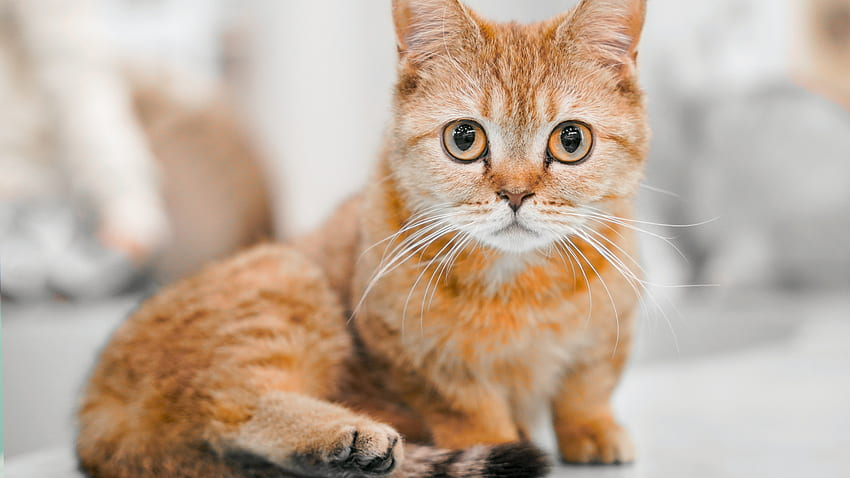
#> input picture Processing Image data/cat.jpg, 850 x 478 px, found by its file name
$ jupyter execute Processing_image_data.ipynb   (shell and % lines are left out)
#> lines starting #> are read from the running program, lines starting #| are printed output that depends on the picture
Image Data Processing

[cell 1]
# Getting the image with the help of web get

Libraries that can be used for image processing:
1. matplotlib.image
2. Pillow
3. OpenCV (cv2)

[cell 2]
#importing the image module from matplotlib library
import matplotlib.image as mpimg
import matplotlib.pyplot as plt

[cell 3]
# loading an image through matplotlib.image module
img = mpimg.imread('/content/cat.jpg')
#> img is the input picture: shape (478, 850, 3); mean R, G, B 192.5, 172, 154.3

[cell 4]
type(img)

[cell 5]
# for gettiing dimension
print(img.shape)
#| (478, 850, 3)

here (351, 626) represents the dimension and 3 represents the colour channel

[cell 6]
print(img) # image getting converted into numy array
#> (printed output is left out)

[cell 7]
# converting numpy array into image
img_plot = plt.imshow(img)
plt.show()

Resizing the image using pillow library

[cell 8]
from PIL import Image

[cell 9]
img = Image.open('/content/cat.jpg')
img_resized = img.resize((200,200))
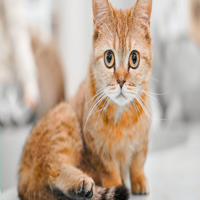
#> img_resized: PIL image 200x200 RGB; mean R, G, B 192.5, 172, 154.3

[cell 10]
img_resized.save('/content/cat_resized.jpg')

[cell 11]
#display the iimaghe from numpy array
img_res = mpimg.imread('/content/cat_resized.jpg')
img_res_plot = plt.imshow(img_res)
plt.show()

[cell 12]
#shape of the image
print(img_res.shape)
#| (200, 200, 3)

Convert RGB images to Grayscale images using OpenCV

[cell 13]
#importing OpenCV Library
import cv2

[cell 14]
img = cv2.imread('/content/cat.jpg')

[cell 15]
type(img)

[cell 16]
img.shape
#> Out = (478, 850, 3)

[cell 17]
grayscale_image = cv2.cvtColor(img, cv2.COLOR_RGB2GRAY)
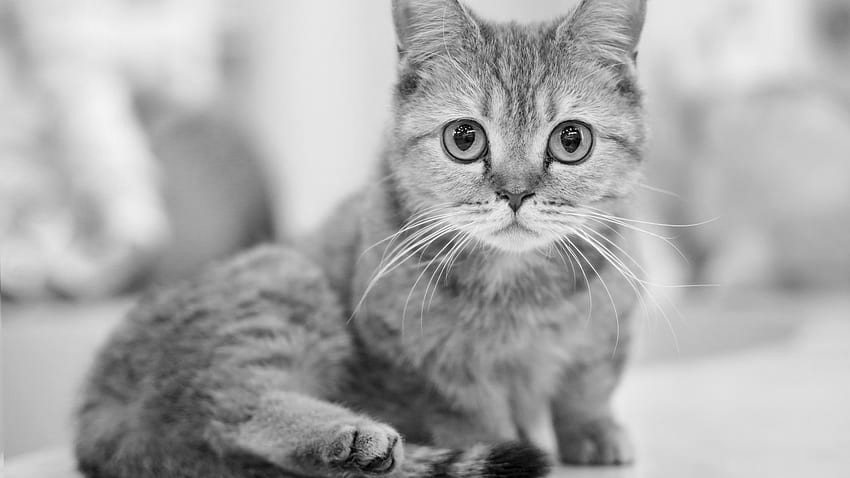
#> grayscale_image: shape (478, 850); min 0, max 255, mean 169

[cell 18]
type(grayscale_image)

[cell 19]
grayscale_image.shape
#> Out = (478, 850)

cv2.imshow() will display the image but this will not be allowed in google collab.

for displaying the image in google colab we use -

**from google.colab.patches import cv2_imshow**

[cell 20]
from google.colab.patches import cv2_imshow

[cell 21]
#display the image
cv2_imshow(grayscale_image)

[cell 22]
# saving the garyscale image
cv2.imwrite('/content/cat_grayscale.jpg', grayscale_image) # here 'cv2' is a library , 'imwrite' is a function , 'cat_grayscale' is the name of image , 'graysacle' what type of image we are saving
#> Out = True
